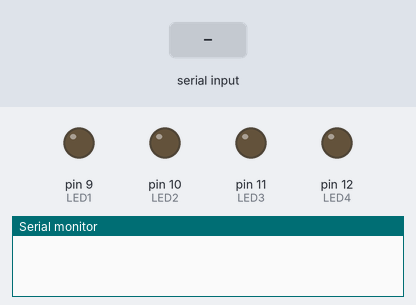
Simulated run of this sketch. Board: Arduino Uno, built with avr-gcc and run on an emulated ATmega328P. Parts: output pins drawn as LEDs (lit = HIGH), the last lines printed to the serial monitor. The inputs (shaded band) are chosen by the test bench.

Above: at 1.3 s.
1.4 s: "8" received over the second serial link
At 2.3 s:
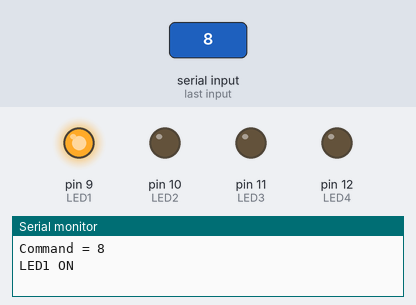
2.9 s: "4" received over the second serial link
At 3.4 s:
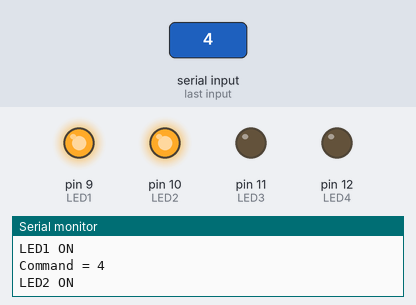
4.4 s: "6" received over the second serial link
At 5.6 s:
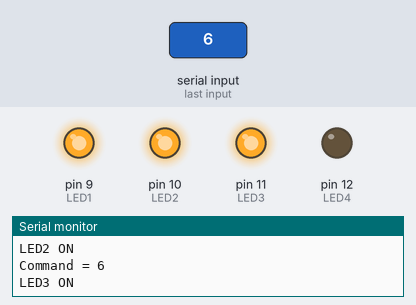
5.9 s: "2" received over the second serial link
At 6.9 s:
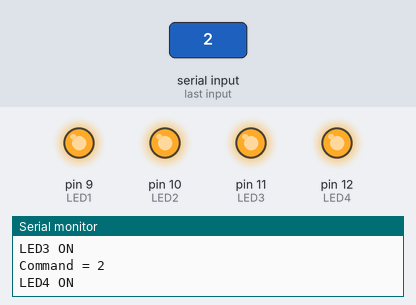
Timing chart, 0 to 8.4 s (numbered marks = the images above; inputs shaded):
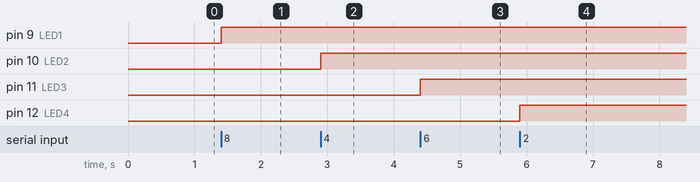

Measured:
- after the input at 1.4 s, pin 9 (LED1): LOW → HIGH at once
- after the input at 2.9 s, pin 10 (LED2): LOW → HIGH at once
- after the input at 4.4 s, pin 11 (LED3): LOW → HIGH at once
- after the input at 5.9 s, pin 12 (LED4): LOW → HIGH at once

The sketch:

blutetooth1.ino
```cpp
#include <SoftwareSerial.h>

int bluetoothTx = 2;
int bluetoothRx = 3;
int LED1 = 9;
int LED2 =10;
int LED3= 11;
int LED4=12;

SoftwareSerial bluetooth(bluetoothTx, bluetoothRx);

void setup()
{
    Serial.begin(9600);
    delay(100);
    bluetooth.begin(9600);
    pinMode(LED1, OUTPUT);
    pinMode(LED2, OUTPUT);
    pinMode(LED3, OUTPUT);
    pinMode(LED4, OUTPUT);
}
void loop()    {
    char cmd;
    if(bluetooth.available() )
    {
        cmd = (char)bluetooth.read();
        Serial.print("Command = ");
        Serial.println(cmd);

        if( cmd == '8' )
        {
            Serial.println("LED1 ON");
            digitalWrite(LED1, HIGH);
        }
        if( cmd == '4' )
        {
            Serial.println("LED2 ON");
            digitalWrite(LED2, HIGH);
        }
        if( cmd == '6' )
        {
            Serial.println("LED3 ON");
            digitalWrite(LED3, HIGH);
        }
        if( cmd == '2' )
        {
            Serial.println("LED4 ON");
            digitalWrite(LED4, HIGH);
        }
        if( cmd == '0' )
        {
            Serial.println("LED ALL OFF");
            digitalWrite(LED1, LOW);
            digitalWrite(LED2, LOW);
            digitalWrite(LED3, LOW);
            digitalWrite(LED4, LOW);
        }
    }
}
```
